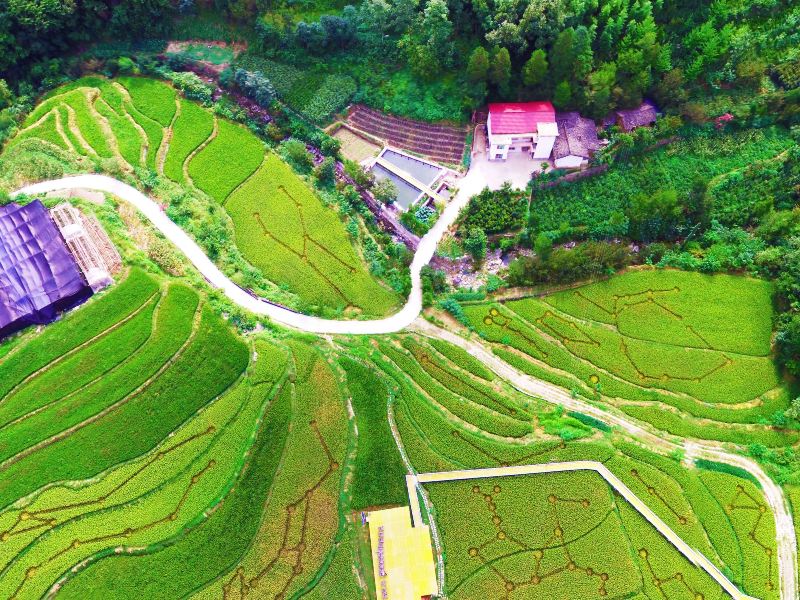
#> input picture img/scale_test/bigger.png, 800 x 600 px
$ python scale_example.py
#> lines starting #> are read from the running program, lines starting #| are printed output that depends on the picture
### feature_matching/sift_matching.py
import cv2
import numpy as np
'''
 输入为两张图像的地址，返回值为指定阈值下的匹配
'''


def get_matches(img1, img2, sift_threshold):
    kp1, des1 = sift_kp(img1)
    kp2, des2 = sift_kp(img2)
    index1 = repeat_removal(kp1)
    index2 = repeat_removal(kp2)
    kp1 = np.array(kp1)[index1]
    kp2 = np.array(kp2)[index2]
    des1 = np.array(des1)[index1]
    des2 = np.array(des2)[index2]
    good_match = get_good_match(des1, des2, sift_threshold)
    matching_points_1, matching_points_2, des_1, des_2, match_index = get_matching_points(kp1, kp2, des1, des2, good_match)
    return matching_points_1, matching_points_2, des_1, des_2, match_index


# 去重返回值为不重复的值的下标
# [27 lines left out: functions repeat_removal, get_matching_points, not called in this run]


# 得到关键点
def sift_kp(image):
    gray_image = cv2.cvtColor(image, cv2.COLOR_RGB2GRAY)
    sift = cv2.xfeatures2d_SIFT.create()
    kp, des = sift.detectAndCompute(gray_image, None)
    return kp, des


# 做匹配
# [8 lines left out: function get_good_match, not called in this run]

### scale_example.py
import matplotlib.pyplot as plt
import numpy as np
import cv2
from feature_matching import sift_matching

img_path1 = "./img/scale_test/bigger.png"
img_path2 = "./img/scale_test/smaller.png"
img1 = cv2.imread(img_path1)[:, :, [2, 1, 0]]
img2 = cv2.imread(img_path2)[:, :, [2, 1, 0]]
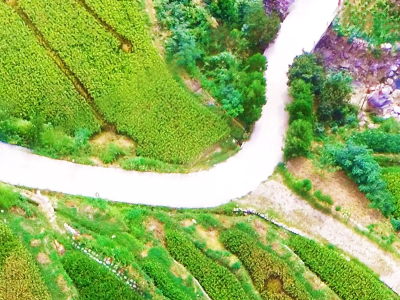
#> input picture img/scale_test/smaller.png, 400 x 300 px
img2 = cv2.resize(img2, (800, 600))
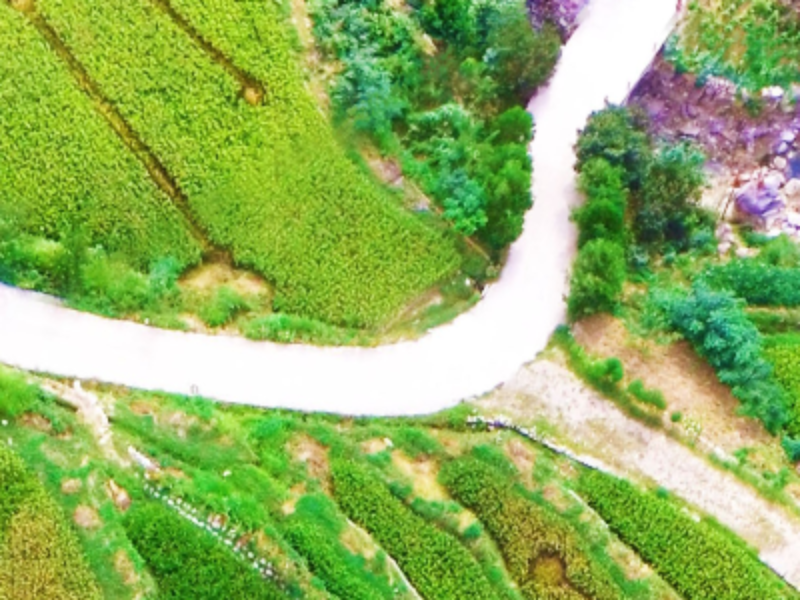
#> img2: shape (600, 800, 3); mean R, G, B 144.7, 177.6, 96
sift_threshold = 0.3

pre_matches1, pre_matches2, des1, des2, match_index = sift_matching.get_matches(img1, img2, sift_threshold)
#> in sift_kp, `gray_image = cv2.cvtColor(image, cv2.COLOR_RGB2GRAY)`:
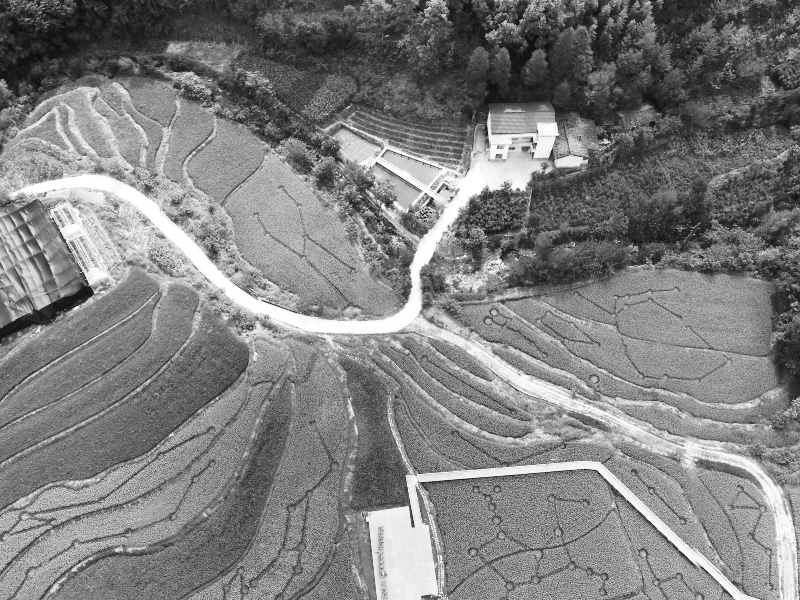
#> gray_image: shape (600, 800); min 12, max 255, mean 127.2
#> (the run stopped early here; a loop or call above may not have finished)
